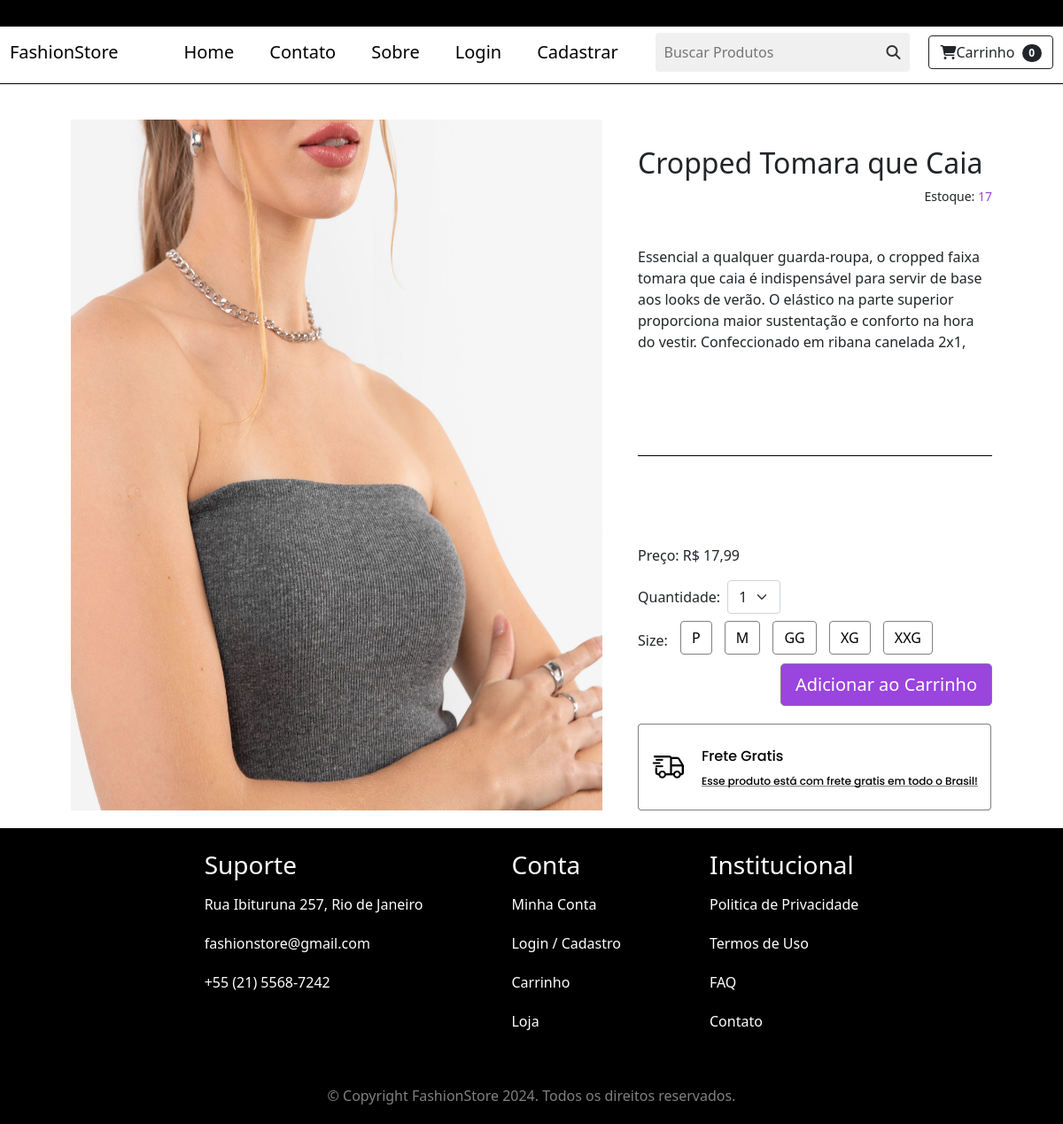
The page /produto/3 on the database its author committed.
### loja/models.py (models this page shows, shortened)
class Produto(models.Model):
    nome = models.CharField(max_length=100)
    preco = models.DecimalField(default=0, decimal_places=2, max_digits=6)
    categoria = models.ForeignKey(
        Categoria, on_delete=models.CASCADE, default=1)
    descricao = models.CharField(
        max_length=250, default='', blank=True, null=True)
    imagem = models.ImageField(upload_to='uploads/produtos/')
    a_venda = models.BooleanField(default=False)
    estoque = models.PositiveIntegerField(default=0)

### loja/views.py (the view)
# urls.py: path('produto/<int:pk>', views.produto, name='produto'),
def produto(request, pk):
    produto = Produto.objects.get(id=pk)
    return render(request, 'produto.html', {'produto': produto})

### carrinho/carrinho.py (called while the page is built)
    def __len__(self):
        return len(self.carrinho)

### carrinho/context_processors.py (called while the page is built)
def carrinho(request):
    return {'carrinho': Carrinho(request)}

### loja/templates/produto.html (shortened to what this page needs)
{% extends "base.html" %}
{% load static %}
{% block content %}
  <main>
    <div class="container-product">
      <img src="{{ produto.imagem.url }}" alt="" class="w-50 product-img" />
      <div class="product-card">
        <div class="product-header">
          <h2> {{ produto.nome }} </h2>
          <p>Estoque: <span>{{ produto.estoque }}</span></p>
        </div>
        <div class="product-description">
          <p>
            {{ produto.descricao }}
          </p>
        </div>
        <div class="product-btns">
          <p>Preço: <span>R$ {{ produto.preco }} </span></p>
          <div class='d-flex flex-row align-items-baseline'>
            <div class='me-2'> Quantidade: </div>
            <div >
              <select class='form-select mb-2' id='qtde_carrinho'>
                <option value="1">1</option>
              </select>
            </div>
          </div>
          <form action="">
            <span>Size:</span>
            <label class="btn " for="p">P</label>
            <label class="btn " for="m">M</label>
            <label class="btn " for="gg">GG</label>
            <label class="btn " for="xg">XG</label>
            <label class="btn " for="xxg">XXG</label>
            <br>
            <div class="d-grid gap-2 d-md-flex justify-content-md-end">
              <button type='button' value='{{ produto.id }}' class="btn  btn-lg" type="button" id='add-carrinho'>Adicionar ao Carrinho
              </button>
            </div>
            <div class="frete"><img src="{% static 'img/frete.png' %}" alt=""></div>
          </form>
        </div>
      </div>
    </div>
  </main>
{% endblock content %}

### static/css/style.css (style rules this page uses)
* { padding: 0; margin: 0; box-sizing: border-box; }
main { min-height:69vh; margin-bottom: 20px; display: flex; flex-direction: column; }
.container-product { display: flex; padding-top: 40px; justify-content: center; }
.product-img { margin-left: auto; }
.product-card { height: auto; width: 400px; margin-left: 40px; margin-right: auto; margin-top: 30px; }
.product-header { padding-bottom: 30px; }
.product-header p { font-size: 14px; text-align: right; }
.product-header p span { color: #9A45DD; }
.product-description { padding-bottom: 100px; border-bottom: 1px solid black; }
.product-btns { padding-top: 100px; }
.product-btns form label { margin-left: 10px; margin-bottom: 10px; background-color: white; color: black; border: 1px solid gray; }
.product-btns form button { background-color: #9A45DD; border-color: gray; color: white; }
.frete { margin-top: 20px; }

### rows shown on the page
Produto: imagem (picture), nome "Cropped Tomara que Caia", estoque "17", descricao "Essencial a qualquer guarda-roupa, o cropped faixa tomara que caia é indispensável para servir de base aos looks de verão. O elástico na parte superior proporciona maior sustentação e conforto na hora do vestir. Confeccionado em ribana canelada 2x1,", preco "17,99"

### other values the page prints
{{ carrinho|length }} "0"
